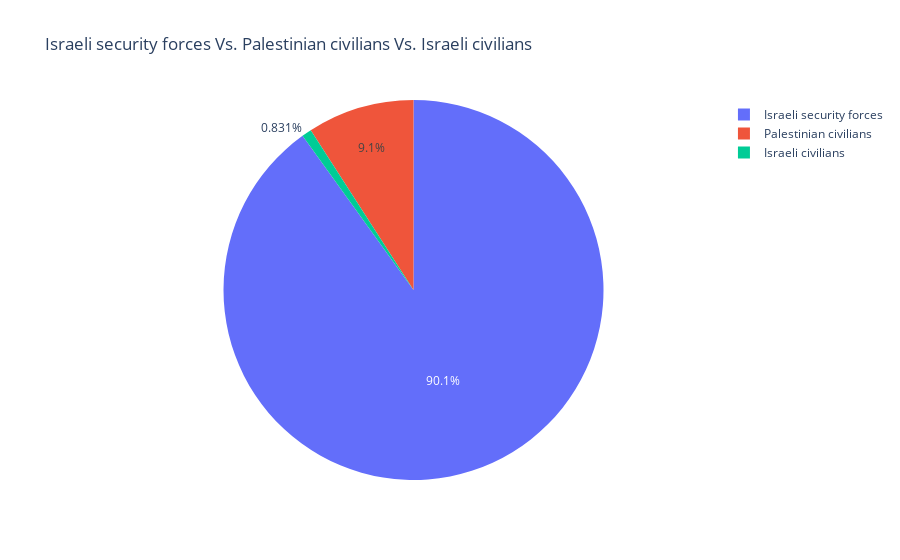

Notebook code for this chart:
### Code cell
px.pie(names=df.killed_by.value_counts().index,values=df.killed_by.value_counts().values,title='Israeli security forces Vs. Palestinian civilians Vs. Israeli civilians')

### Figure 1 — Plotly figure (JSON) as saved in the notebook; plotly's stock layout.template omitted (floating-point values rounded to 4 significant figures)
{"data": [{"domain": {"x": [0, 1], "y": [0, 1]}, "hovertemplate": "label=%{label}<br>value=%{value}<extra></extra>", "labels": ["Israeli security forces", "Palestinian civilians", "Israeli civilians"], "legendgroup": "", "name": "", "showlegend": true, "type": "pie", "values": [9864, 996, 91]}], "layout": {"legend": {"tracegroupgap": 0}, "title": {"text": "Israeli security forces Vs. Palestinian civilians Vs. Israeli civilians"}}}
